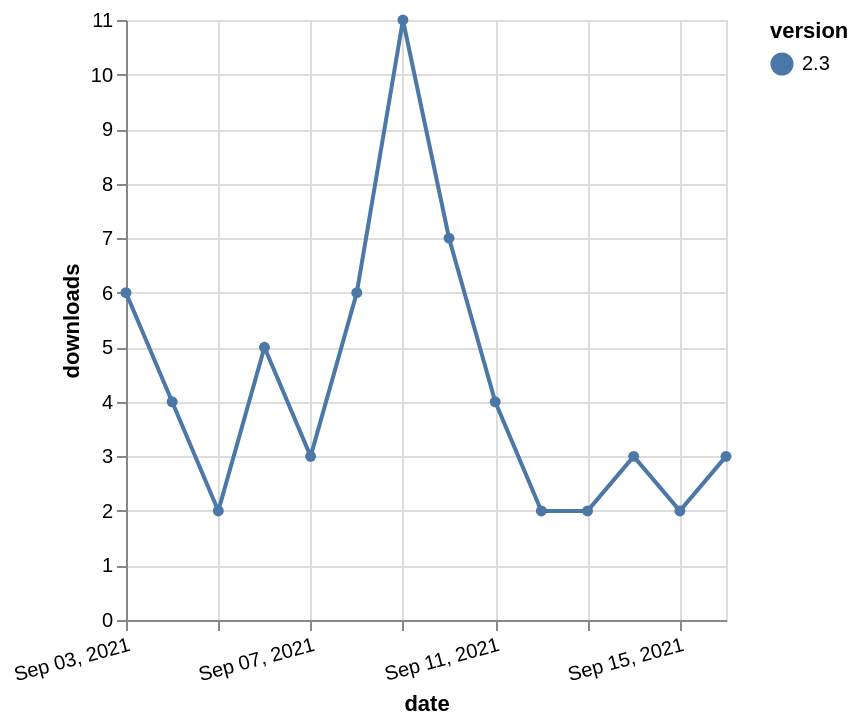

Vega-Lite specification stored for this chart:
### Vega-Lite specification from a JSON file in a GitHub repository (floating-point values rounded to 4 significant figures)
{"$schema": "https://vega.github.io/schema/vega-lite/v5.json", "description": "A simple bar chart with embedded data.", "data": {"values": [{"date": "2021-09-03", "total": 3813, "delta": 6, "version": "2.3"}, {"date": "2021-09-04", "total": 3817, "delta": 4, "version": "2.3"}, {"date": "2021-09-05", "total": 3819, "delta": 2, "version": "2.3"}, {"date": "2021-09-06", "total": 3824, "delta": 5, "version": "2.3"}, {"date": "2021-09-07", "total": 3827, "delta": 3, "version": "2.3"}, {"date": "2021-09-08", "total": 3833, "delta": 6, "version": "2.3"}, {"date": "2021-09-09", "total": 3844, "delta": 11, "version": "2.3"}, {"date": "2021-09-10", "total": 3851, "delta": 7, "version": "2.3"}, {"date": "2021-09-11", "total": 3855, "delta": 4, "version": "2.3"}, {"date": "2021-09-12", "total": 3857, "delta": 2, "version": "2.3"}, {"date": "2021-09-13", "total": 3859, "delta": 2, "version": "2.3"}, {"date": "2021-09-14", "total": 3862, "delta": 3, "version": "2.3"}, {"date": "2021-09-15", "total": 3864, "delta": 2, "version": "2.3"}, {"date": "2021-09-16", "total": 3867, "delta": 3, "version": "2.3"}]}, "width": "container", "mark": {"type": "line", "point": {"filled": true}}, "encoding": {"x": {"field": "date", "type": "temporal", "timeUnit": "yearmonthdate", "title": "date", "axis": {"labelAngle": -15}}, "y": {"field": "delta", "type": "quantitative", "title": "downloads"}, "color": {"field": "version", "type": "nominal"}, "tooltip": {"field": "delta"}}}
